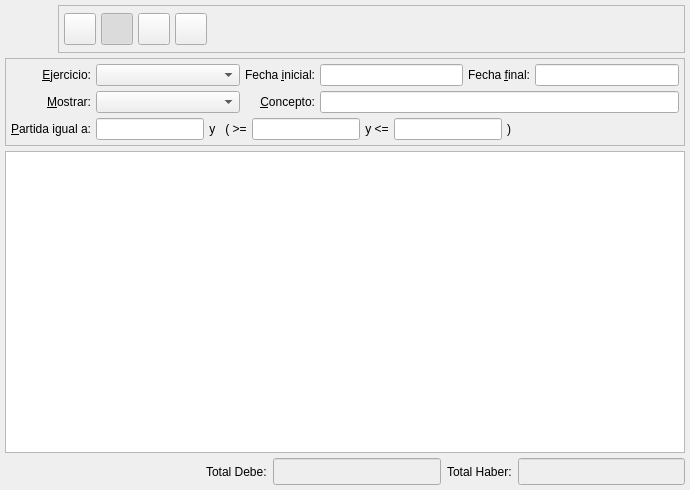
<ui version="4.0" >
 <class>AsientoListBase</class>
 <widget class="QWidget" name="AsientoListBase" >
  <property name="geometry" >
   <rect>
    <x>0</x>
    <y>0</y>
    <width>690</width>
    <height>490</height>
   </rect>
  </property>
  <property name="windowTitle" >
   <string>Listado de asientos</string>
  </property>
  <property name="windowIcon" >
   <iconset resource="../../../bulmages.qrc" >:/BulmaCont32x32/images/png/i_asiento.xpm</iconset>
  </property>
  <layout class="QGridLayout" >
   <property name="margin" >
    <number>5</number>
   </property>
   <property name="spacing" >
    <number>5</number>
   </property>
   <item row="1" column="0" >
    <widget class="QFrame" name="frame" >
     <property name="frameShape" >
      <enum>QFrame::StyledPanel</enum>
     </property>
     <property name="frameShadow" >
      <enum>QFrame::Raised</enum>
     </property>
     <layout class="QGridLayout" >
      <property name="margin" >
       <number>5</number>
      </property>
      <property name="spacing" >
       <number>5</number>
      </property>
      <item row="1" column="0" >
       <widget class="QLabel" name="textLabel1_2" >
        <property name="text" >
         <string>&amp;Mostrar:</string>
        </property>
        <property name="alignment" >
         <set>Qt::AlignRight|Qt::AlignTrailing|Qt::AlignVCenter</set>
        </property>
        <property name="buddy" >
         <cstring>mui_mostrar</cstring>
        </property>
       </widget>
      </item>
      <item row="1" column="1" >
       <widget class="QComboBox" name="mui_mostrar" >
        <property name="sizePolicy" >
         <sizepolicy>
          <hsizetype>7</hsizetype>
          <vsizetype>0</vsizetype>
          <horstretch>0</horstretch>
          <verstretch>0</verstretch>
         </sizepolicy>
        </property>
        <property name="minimumSize" >
         <size>
          <width>100</width>
          <height>0</height>
         </size>
        </property>
        <property name="focusPolicy" >
         <enum>Qt::StrongFocus</enum>
        </property>
       </widget>
      </item>
      <item row="0" column="0" >
       <widget class="QLabel" name="textLabel1" >
        <property name="text" >
         <string>&amp;Ejercicio:</string>
        </property>
        <property name="alignment" >
         <set>Qt::AlignRight|Qt::AlignTrailing|Qt::AlignVCenter</set>
        </property>
        <property name="buddy" >
         <cstring>mui_mostrar</cstring>
        </property>
       </widget>
      </item>
      <item row="0" column="1" >
       <widget class="QComboBox" name="mui_ejercicio" >
        <property name="sizePolicy" >
         <sizepolicy>
          <hsizetype>7</hsizetype>
          <vsizetype>0</vsizetype>
          <horstretch>0</horstretch>
          <verstretch>0</verstretch>
         </sizepolicy>
        </property>
        <property name="minimumSize" >
         <size>
          <width>100</width>
          <height>0</height>
         </size>
        </property>
        <property name="focusPolicy" >
         <enum>Qt::StrongFocus</enum>
        </property>
       </widget>
      </item>
      <item row="1" column="2" >
       <widget class="QLabel" name="TextLabel2" >
        <property name="text" >
         <string>&amp;Concepto:</string>
        </property>
        <property name="alignment" >
         <set>Qt::AlignRight|Qt::AlignTrailing|Qt::AlignVCenter</set>
        </property>
        <property name="buddy" >
         <cstring>mui_nombreasiento</cstring>
        </property>
       </widget>
      </item>
      <item row="0" column="2" >
       <widget class="QLabel" name="label_4" >
        <property name="text" >
         <string>Fecha &amp;inicial:</string>
        </property>
        <property name="alignment" >
         <set>Qt::AlignRight|Qt::AlignTrailing|Qt::AlignVCenter</set>
        </property>
        <property name="buddy" >
         <cstring>mui_fechaInicial</cstring>
        </property>
       </widget>
      </item>
      <item row="1" column="3" colspan="3" >
       <widget class="QLineEdit" name="mui_nombreasiento" />
      </item>
      <item row="0" column="4" >
       <widget class="QLabel" name="label_5" >
        <property name="sizePolicy" >
         <sizepolicy>
          <hsizetype>5</hsizetype>
          <vsizetype>5</vsizetype>
          <horstretch>0</horstretch>
          <verstretch>0</verstretch>
         </sizepolicy>
        </property>
        <property name="text" >
         <string>Fecha &amp;final:</string>
        </property>
        <property name="alignment" >
         <set>Qt::AlignRight|Qt::AlignTrailing|Qt::AlignVCenter</set>
        </property>
        <property name="buddy" >
         <cstring>mui_fechaFinal</cstring>
        </property>
       </widget>
      </item>
      <item row="2" column="0" >
       <widget class="QLabel" name="TextLabel2_2" >
        <property name="text" >
         <string>&amp;Partida igual a:</string>
        </property>
        <property name="alignment" >
         <set>Qt::AlignRight|Qt::AlignTrailing|Qt::AlignVCenter</set>
        </property>
        <property name="buddy" >
         <cstring>mui_saldoasiento</cstring>
        </property>
       </widget>
      </item>
      <item row="0" column="3" >
       <widget class="BusquedaFecha" name="mui_fechaInicial" >
        <property name="minimumSize" >
         <size>
          <width>100</width>
          <height>0</height>
         </size>
        </property>
       </widget>
      </item>
      <item row="0" column="5" >
       <widget class="BusquedaFecha" name="mui_fechaFinal" >
        <property name="minimumSize" >
         <size>
          <width>100</width>
          <height>0</height>
         </size>
        </property>
       </widget>
      </item>
      <item row="2" column="1" colspan="5" >
       <layout class="QHBoxLayout" >
        <property name="margin" >
         <number>0</number>
        </property>
        <property name="spacing" >
         <number>5</number>
        </property>
        <item>
         <widget class="QLineEdit" name="mui_saldoasiento" >
          <property name="sizePolicy" >
           <sizepolicy>
            <hsizetype>5</hsizetype>
            <vsizetype>0</vsizetype>
            <horstretch>0</horstretch>
            <verstretch>0</verstretch>
           </sizepolicy>
          </property>
          <property name="alignment" >
           <set>Qt::AlignRight</set>
          </property>
         </widget>
        </item>
        <item>
         <widget class="QLabel" name="TextLabel2_2_3" >
          <property name="sizePolicy" >
           <sizepolicy>
            <hsizetype>5</hsizetype>
            <vsizetype>5</vsizetype>
            <horstretch>0</horstretch>
            <verstretch>0</verstretch>
           </sizepolicy>
          </property>
          <property name="text" >
           <string>y   ( >=</string>
          </property>
          <property name="alignment" >
           <set>Qt::AlignCenter</set>
          </property>
          <property name="buddy" >
           <cstring>mui_mayoroigual</cstring>
          </property>
         </widget>
        </item>
        <item>
         <widget class="QLineEdit" name="mui_mayoroigual" >
          <property name="sizePolicy" >
           <sizepolicy>
            <hsizetype>5</hsizetype>
            <vsizetype>0</vsizetype>
            <horstretch>0</horstretch>
            <verstretch>0</verstretch>
           </sizepolicy>
          </property>
          <property name="alignment" >
           <set>Qt::AlignRight</set>
          </property>
         </widget>
        </item>
        <item>
         <widget class="QLabel" name="TextLabel2_2_2" >
          <property name="text" >
           <string>y &lt;=</string>
          </property>
          <property name="alignment" >
           <set>Qt::AlignCenter</set>
          </property>
          <property name="buddy" >
           <cstring>mui_menoroigual</cstring>
          </property>
         </widget>
        </item>
        <item>
         <widget class="QLineEdit" name="mui_menoroigual" >
          <property name="sizePolicy" >
           <sizepolicy>
            <hsizetype>5</hsizetype>
            <vsizetype>0</vsizetype>
            <horstretch>0</horstretch>
            <verstretch>0</verstretch>
           </sizepolicy>
          </property>
          <property name="alignment" >
           <set>Qt::AlignRight</set>
          </property>
         </widget>
        </item>
        <item>
         <widget class="QLabel" name="TextLabel2_2_4" >
          <property name="text" >
           <string>)</string>
          </property>
          <property name="alignment" >
           <set>Qt::AlignLeading|Qt::AlignLeft|Qt::AlignVCenter</set>
          </property>
         </widget>
        </item>
        <item>
         <spacer>
          <property name="orientation" >
           <enum>Qt::Horizontal</enum>
          </property>
          <property name="sizeHint" >
           <size>
            <width>40</width>
            <height>20</height>
           </size>
          </property>
         </spacer>
        </item>
       </layout>
      </item>
     </layout>
    </widget>
   </item>
   <item row="3" column="0" >
    <layout class="QHBoxLayout" >
     <property name="margin" >
      <number>0</number>
     </property>
     <property name="spacing" >
      <number>6</number>
     </property>
     <item>
      <spacer>
       <property name="orientation" >
        <enum>Qt::Horizontal</enum>
       </property>
       <property name="sizeHint" >
        <size>
         <width>201</width>
         <height>20</height>
        </size>
       </property>
      </spacer>
     </item>
     <item>
      <widget class="QLabel" name="label_2" >
       <property name="text" >
        <string>Total Debe:</string>
       </property>
      </widget>
     </item>
     <item>
      <widget class="QLineEdit" name="mui_totalDebe" >
       <property name="palette" >
        <palette>
         <active>
          <colorrole role="Base" >
           <brush brushstyle="SolidPattern" >
            <color alpha="255" >
             <red>238</red>
             <green>238</green>
             <blue>238</blue>
            </color>
           </brush>
          </colorrole>
         </active>
         <inactive>
          <colorrole role="Base" >
           <brush brushstyle="SolidPattern" >
            <color alpha="255" >
             <red>238</red>
             <green>238</green>
             <blue>238</blue>
            </color>
           </brush>
          </colorrole>
         </inactive>
         <disabled>
          <colorrole role="Base" >
           <brush brushstyle="SolidPattern" >
            <color alpha="255" >
             <red>255</red>
             <green>255</green>
             <blue>255</blue>
            </color>
           </brush>
          </colorrole>
         </disabled>
        </palette>
       </property>
       <property name="font" >
        <font>
         <pointsize>12</pointsize>
         <weight>75</weight>
         <bold>true</bold>
        </font>
       </property>
       <property name="alignment" >
        <set>Qt::AlignRight</set>
       </property>
      </widget>
     </item>
     <item>
      <widget class="QLabel" name="label_3" >
       <property name="text" >
        <string>Total Haber:</string>
       </property>
      </widget>
     </item>
     <item>
      <widget class="QLineEdit" name="mui_totalHaber" >
       <property name="palette" >
        <palette>
         <active>
          <colorrole role="Base" >
           <brush brushstyle="SolidPattern" >
            <color alpha="255" >
             <red>238</red>
             <green>238</green>
             <blue>238</blue>
            </color>
           </brush>
          </colorrole>
         </active>
         <inactive>
          <colorrole role="Base" >
           <brush brushstyle="SolidPattern" >
            <color alpha="255" >
             <red>238</red>
             <green>238</green>
             <blue>238</blue>
            </color>
           </brush>
          </colorrole>
         </inactive>
         <disabled>
          <colorrole role="Base" >
           <brush brushstyle="SolidPattern" >
            <color alpha="255" >
             <red>255</red>
             <green>255</green>
             <blue>255</blue>
            </color>
           </brush>
          </colorrole>
         </disabled>
        </palette>
       </property>
       <property name="font" >
        <font>
         <pointsize>12</pointsize>
         <weight>75</weight>
         <bold>true</bold>
        </font>
       </property>
       <property name="alignment" >
        <set>Qt::AlignRight</set>
       </property>
      </widget>
     </item>
    </layout>
   </item>
   <item row="0" column="0" >
    <layout class="QHBoxLayout" >
     <property name="margin" >
      <number>0</number>
     </property>
     <property name="spacing" >
      <number>5</number>
     </property>
     <item>
      <widget class="QLabel" name="label" >
       <property name="minimumSize" >
        <size>
         <width>48</width>
         <height>48</height>
        </size>
       </property>
       <property name="maximumSize" >
        <size>
         <width>48</width>
         <height>48</height>
        </size>
       </property>
       <property name="pixmap" >
        <pixmap resource="../../../bulmages.qrc" >:/BulmaCont32x32/images/png/i_asiento.xpm</pixmap>
       </property>
       <property name="scaledContents" >
        <bool>true</bool>
       </property>
      </widget>
     </item>
     <item>
      <widget class="QFrame" name="m_botonera" >
       <property name="frameShape" >
        <enum>QFrame::StyledPanel</enum>
       </property>
       <property name="frameShadow" >
        <enum>QFrame::Raised</enum>
       </property>
       <layout class="QHBoxLayout" >
        <property name="margin" >
         <number>5</number>
        </property>
        <property name="spacing" >
         <number>5</number>
        </property>
        <item>
         <widget class="QToolButton" name="mui_imprimir" >
          <property name="enabled" >
           <bool>true</bool>
          </property>
          <property name="minimumSize" >
           <size>
            <width>32</width>
            <height>32</height>
           </size>
          </property>
          <property name="maximumSize" >
           <size>
            <width>32</width>
            <height>32</height>
           </size>
          </property>
          <property name="toolTip" >
           <string>Imprimir</string>
          </property>
          <property name="whatsThis" >
           <string>Imprimir</string>
          </property>
          <property name="text" >
           <string/>
          </property>
          <property name="icon" >
           <iconset resource="../../../bulmages.qrc" >:/Genericos32x32/images/png/i_filePrint.xpm</iconset>
          </property>
          <property name="iconSize" >
           <size>
            <width>22</width>
            <height>22</height>
           </size>
          </property>
         </widget>
        </item>
        <item>
         <widget class="QToolButton" name="mui_filtrar" >
          <property name="minimumSize" >
           <size>
            <width>32</width>
            <height>32</height>
           </size>
          </property>
          <property name="maximumSize" >
           <size>
            <width>32</width>
            <height>32</height>
           </size>
          </property>
          <property name="toolTip" >
           <string>Filtrar</string>
          </property>
          <property name="whatsThis" >
           <string>Filtrar</string>
          </property>
          <property name="text" >
           <string/>
          </property>
          <property name="icon" >
           <iconset resource="../../../bulmages.qrc" >:/Genericos32x32/images/png/i_find.png</iconset>
          </property>
          <property name="iconSize" >
           <size>
            <width>22</width>
            <height>22</height>
           </size>
          </property>
          <property name="checkable" >
           <bool>true</bool>
          </property>
          <property name="checked" >
           <bool>true</bool>
          </property>
         </widget>
        </item>
        <item>
         <widget class="QToolButton" name="mui_configurar" >
          <property name="minimumSize" >
           <size>
            <width>32</width>
            <height>32</height>
           </size>
          </property>
          <property name="maximumSize" >
           <size>
            <width>32</width>
            <height>32</height>
           </size>
          </property>
          <property name="toolTip" >
           <string>Configurar</string>
          </property>
          <property name="whatsThis" >
           <string>Configurar</string>
          </property>
          <property name="text" >
           <string/>
          </property>
          <property name="icon" >
           <iconset resource="../../../bulmages.qrc" >:/Genericos32x32/images/png/i_packageSettings.png</iconset>
          </property>
          <property name="iconSize" >
           <size>
            <width>22</width>
            <height>22</height>
           </size>
          </property>
          <property name="checkable" >
           <bool>true</bool>
          </property>
          <property name="checked" >
           <bool>false</bool>
          </property>
         </widget>
        </item>
        <item>
         <widget class="QToolButton" name="mui_actualizar" >
          <property name="minimumSize" >
           <size>
            <width>32</width>
            <height>32</height>
           </size>
          </property>
          <property name="maximumSize" >
           <size>
            <width>32</width>
            <height>32</height>
           </size>
          </property>
          <property name="toolTip" >
           <string>Actualizar</string>
          </property>
          <property name="whatsThis" >
           <string>Actualizar</string>
          </property>
          <property name="text" >
           <string/>
          </property>
          <property name="icon" >
           <iconset resource="../../../bulmages.qrc" >:/Genericos32x32/images/png/i_reload.png</iconset>
          </property>
          <property name="iconSize" >
           <size>
            <width>22</width>
            <height>22</height>
           </size>
          </property>
          <property name="checkable" >
           <bool>false</bool>
          </property>
          <property name="checked" >
           <bool>false</bool>
          </property>
         </widget>
        </item>
        <item>
         <spacer>
          <property name="orientation" >
           <enum>Qt::Horizontal</enum>
          </property>
          <property name="sizeType" >
           <enum>QSizePolicy::Expanding</enum>
          </property>
          <property name="sizeHint" >
           <size>
            <width>351</width>
            <height>32</height>
           </size>
          </property>
         </spacer>
        </item>
       </layout>
      </widget>
     </item>
    </layout>
   </item>
   <item row="2" column="0" >
    <widget class="AsientoListSubform" name="mui_list" >
     <property name="sizePolicy" >
      <sizepolicy>
       <hsizetype>13</hsizetype>
       <vsizetype>7</vsizetype>
       <horstretch>0</horstretch>
       <verstretch>0</verstretch>
      </sizepolicy>
     </property>
     <property name="sortingEnabled" >
      <bool>false</bool>
     </property>
    </widget>
   </item>
  </layout>
 </widget>
 <customwidgets>
  <customwidget>
   <class>AsientoListSubform</class>
   <extends>QTableWidget</extends>
   <header>asientolistsubform.h</header>
  </customwidget>
  <customwidget>
   <class>BusquedaFecha</class>
   <extends>QLineEdit</extends>
   <header>busquedafecha.h</header>
  </customwidget>
 </customwidgets>
 <tabstops>
  <tabstop>mui_imprimir</tabstop>
  <tabstop>mui_filtrar</tabstop>
  <tabstop>mui_configurar</tabstop>
  <tabstop>mui_actualizar</tabstop>
  <tabstop>mui_ejercicio</tabstop>
  <tabstop>mui_fechaInicial</tabstop>
  <tabstop>mui_fechaFinal</tabstop>
  <tabstop>mui_nombreasiento</tabstop>
  <tabstop>mui_saldoasiento</tabstop>
  <tabstop>mui_mayoroigual</tabstop>
  <tabstop>mui_menoroigual</tabstop>
  <tabstop>mui_list</tabstop>
  <tabstop>mui_totalDebe</tabstop>
  <tabstop>mui_totalHaber</tabstop>
 </tabstops>
 <resources>
  <include location="../../../bulmages.qrc" />
 </resources>
 <connections>
  <connection>
   <sender>mui_filtrar</sender>
   <signal>toggled(bool)</signal>
   <receiver>frame</receiver>
   <slot>setShown(bool)</slot>
   <hints>
    <hint type="sourcelabel" >
     <x>113</x>
     <y>41</y>
    </hint>
    <hint type="destinationlabel" >
     <x>155</x>
     <y>88</y>
    </hint>
   </hints>
  </connection>
 </connections>
</ui>
